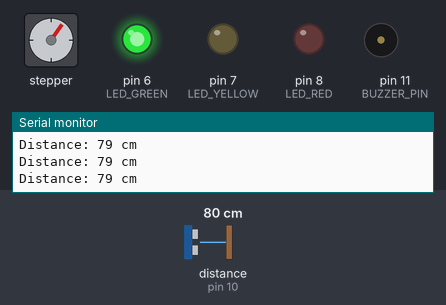
Recording of a sketch running on a simulated Arduino Uno, built with avr-gcc and run on an emulated ATmega328P. On the bench: stepper motor, output pins drawn as LEDs (lit = HIGH), buzzer (waves = sounding), the last lines printed to the serial monitor. Wiring (from diagram.json): ultrasonic range finder: trigger pin 9; echo pin 10; stepper motor driver (200 steps per turn assumed): step pin 3; direction pin 4; enable pin 5. The test bench sets the inputs (shaded band); at power-on: distance to the obstacle (sensor on pin 10) 80 cm. The echo pulse lasts 58.3 µs per cm; pins used as bus, display or sensor lines are not drawn.

Above: at 1.2 s.
1.3 s: distance to the obstacle (sensor on pin 10) set to 2 cm
At 2.5 s:
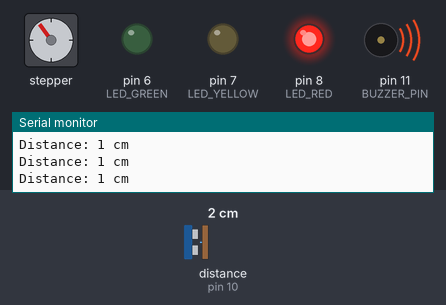
2.8 s: distance to the obstacle (sensor on pin 10) set to 9 cm
5.8 s: distance to the obstacle (sensor on pin 10) set to 12 cm
8.8 s: distance to the obstacle (sensor on pin 10) set to 18 cm
At 9.06 s:
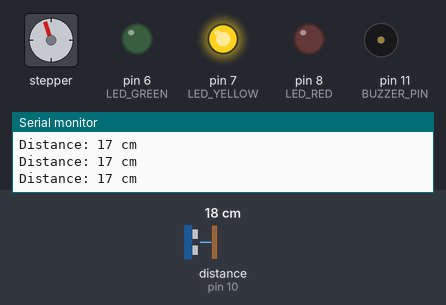
11.8 s: distance to the obstacle (sensor on pin 10) set to 250 cm
At 12.21 s:
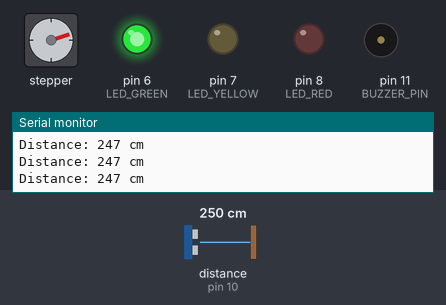
14.8 s: distance to the obstacle (sensor on pin 10) set to 4 cm
At 15.3 s:
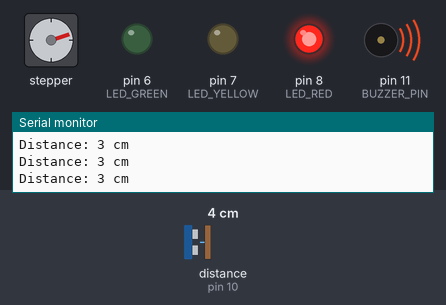
Timing chart, 0 to 17.3 s (numbered marks = the images above; inputs shaded):
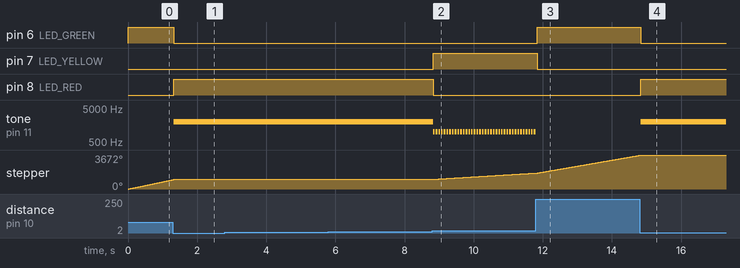

The sketch:

sketch.ino
```cpp
const int TRIG_PIN   = 9;
const int ECHO_PIN   = 10;
const int STEP_PIN   = 3;   // A4988 Step Pin
const int DIR_PIN    = 4;   // A4988 Direction Pin
const int ENABLE_PIN = 5;   // A4988 Enable Pin
const int LED_GREEN  = 6;
const int LED_YELLOW = 7;
const int LED_RED    = 8;
const int BUZZER_PIN = 11;

const int WARN_DISTANCE = 40;
const int STOP_DISTANCE = 15;

void setup() {
  Serial.begin(9600);
  pinMode(TRIG_PIN, OUTPUT);
  pinMode(ECHO_PIN, INPUT);

  pinMode(STEP_PIN, OUTPUT);
  pinMode(DIR_PIN, OUTPUT);
  pinMode(ENABLE_PIN, OUTPUT);

  pinMode(LED_GREEN, OUTPUT);
  pinMode(LED_YELLOW, OUTPUT);
  pinMode(LED_RED, OUTPUT);
  pinMode(BUZZER_PIN, OUTPUT);

  // Enable the driver and set direction
  digitalWrite(ENABLE_PIN, LOW); // A4988 Enable is ACTIVE LOW
  digitalWrite(DIR_PIN, HIGH);   // Forward direction
}

void loop() {
  long distance = readDistance();

  Serial.print("Distance: ");
  Serial.print(distance);
  Serial.println(" cm");

  if (distance <= STOP_DISTANCE && distance > 0) {
    emergencyBrake();
  }
  else if (distance <= WARN_DISTANCE && distance > STOP_DISTANCE) {
    applyWarningMode(distance);
  }
  else {
    applyNormalDrive();
  }
}

long readDistance() {
  digitalWrite(TRIG_PIN, LOW);
  delayMicroseconds(2);
  digitalWrite(TRIG_PIN, HIGH);
  delayMicroseconds(10);
  digitalWrite(TRIG_PIN, LOW);

  long duration = pulseIn(ECHO_PIN, HIGH, 30000);
  if (duration == 0) return 999;
  return duration * 0.034 / 2;
}

// Generates step pulses to turn the stepper motor
void stepMotor(int stepDelayUs) {
  digitalWrite(STEP_PIN, HIGH);
  delayMicroseconds(stepDelayUs);
  digitalWrite(STEP_PIN, LOW);
  delayMicroseconds(stepDelayUs);
}

void applyNormalDrive() {
  digitalWrite(ENABLE_PIN, LOW); // Motor Active
  digitalWrite(LED_GREEN, HIGH);
  digitalWrite(LED_YELLOW, LOW);
  digitalWrite(LED_RED, LOW);
  noTone(BUZZER_PIN);

  // Fast rotation (small delay between steps = high speed)
  for(int i = 0; i < 20; i++) {
    stepMotor(1000);
  }
}

void applyWarningMode(long dist) {
  digitalWrite(ENABLE_PIN, LOW); // Motor Active
  digitalWrite(LED_GREEN, LOW);
  digitalWrite(LED_YELLOW, HIGH);
  digitalWrite(LED_RED, LOW);
  tone(BUZZER_PIN, 1000, 50);

  // Slow down speed based on distance (larger delay = slower rotation)
  int stepDelay = map(dist, STOP_DISTANCE, WARN_DISTANCE, 4000, 2000);
  for(int i = 0; i < 10; i++) {
    stepMotor(stepDelay);
  }
}

void emergencyBrake() {
  // DISABLE MOTOR INSTANTLY (Brake / Cut Power)
  digitalWrite(ENABLE_PIN, HIGH); // A4988 Disable is HIGH

  digitalWrite(LED_GREEN, LOW);
  digitalWrite(LED_YELLOW, LOW);
  digitalWrite(LED_RED, HIGH);
  tone(BUZZER_PIN, 2000);
}
```

Measured:
- after the input at 1.3 s, pin 6 (LED_GREEN): HIGH → LOW at once; pin 8 (LED_RED): LOW → HIGH at once; tone on pin 11 (BUZZER_PIN): silent → 2000 Hz at once; stepper: goes on until 1.3 s, then stays 1044°
- after the input at 8.8 s, pin 7 (LED_YELLOW): LOW → HIGH at once; pin 8 (LED_RED): HIGH → LOW at once; tone on pin 11 (BUZZER_PIN): alternates 1000 Hz for 0.05 s and silent for 0.03 s, starting at once; stepper: keeps turning clockwise at about 230°/s, starting at once
- after the input at 11.8 s, pin 6 (LED_GREEN): LOW → HIGH at once; pin 7 (LED_YELLOW): HIGH → LOW at once; tone on pin 11 (BUZZER_PIN): stops changing and stays silent
- after the input at 14.8 s, pin 6 (LED_GREEN): HIGH → LOW at once; pin 8 (LED_RED): LOW → HIGH at once; tone on pin 11 (BUZZER_PIN): silent → 2000 Hz at once; stepper: goes on until 14.8 s, then stays 3672°
- by itself, stepper: keeps turning clockwise at about 801°/s
